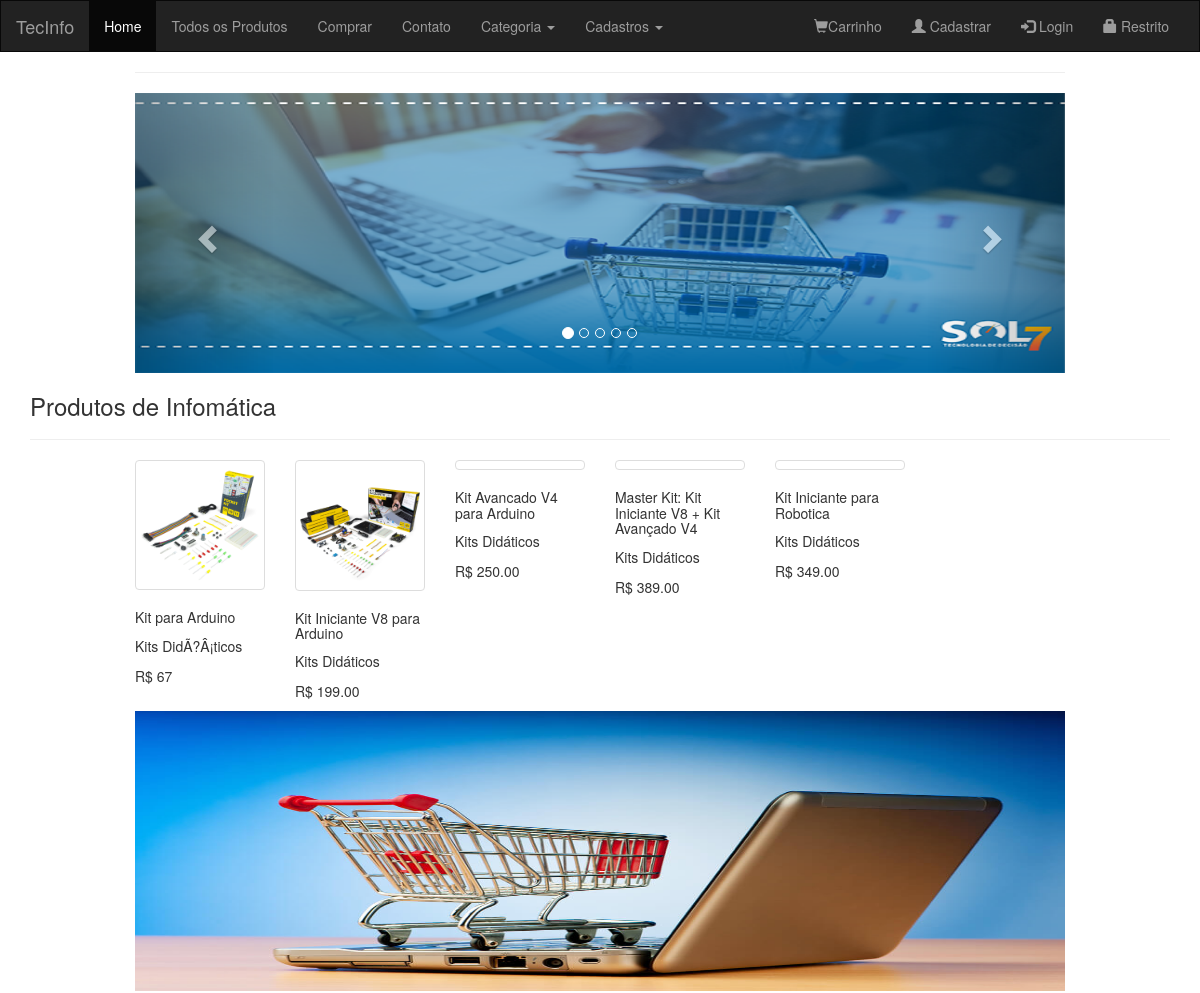
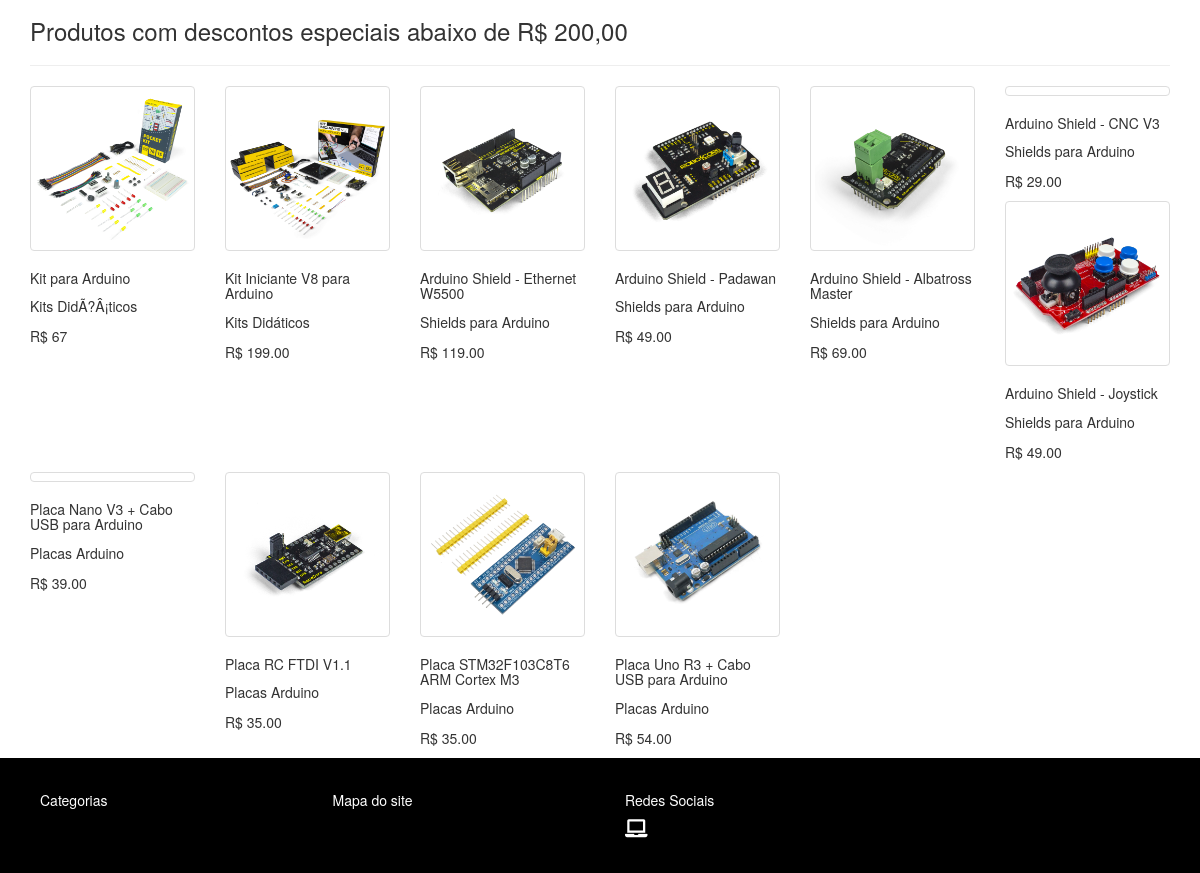
The page / on the database its author committed (2 pictures, top to bottom).
### tables this page shows
CREATE TABLE `produto` (
  `codproduto` int(11) NOT NULL,
  `descricao` varchar(150) NOT NULL,
  `categoria` varchar(100) NOT NULL,
  `preco` varchar(12) NOT NULL,
  `imagem` varchar(200) NOT NULL
);

### index.php (the view, shortened to what this page needs)
<?php
include('conexao.php');
$sql = "select * from produto";
$sql2 = "SELECT * FROM produto where preco <=200";
$resultado2 = mysqli_query($conexao,$sql2);
$resultado = mysqli_query($conexao,$sql);
include 'header.php';
?>
<div class="container" style="width:80%;">
<hr>
 <div id="myCarousel" class="carousel slide" data-ride="carousel">
    <ol class="carousel-indicators">
	  <li data-target="#myCarousel" data-slide-to="0" class="active"></li>
      <li data-target="#myCarousel" data-slide-to="1"></li>
      <li data-target="#myCarousel" data-slide-to="2"></li>
	  <li data-target="#myCarousel" data-slide-to="3"></li>
	  <li data-target="#myCarousel" data-slide-to="4"></li>
	</ol>
      <div class="carousel-inner">
         <div class="item active">
           <img class="img-responsive" src="img/j1.png"  style="width:100%;height:20em;">
         </div>
       </div>
       <a class="left carousel-control" href="#myCarousel" data-slide="prev">
      <span class="glyphicon glyphicon-chevron-left"></span>
    </a>
    <a class="right carousel-control" href="#myCarousel" data-slide="next">
      <span class="glyphicon glyphicon-chevron-right"></span>
    </a>
 </div>
</div>
<div class="frase container">
    <h3>Produtos de Infomática</h3>
     <hr>
 </div>
<section class="container" style="width:80%;">
    <div class="row">
       <?php
         $i = 1;
          do {
            ($dados = mysqli_fetch_array($resultado));
		?>
       <div class="col-lg-2 container">
          <div class="thumbnail">
             <a href="produtop.php?codproduto=<?= $dados['codproduto']; ?>">
             <img src="fotosprodutos/<?= $dados['imagem']; ?>" alt="" class="img-fluid"></a>
          </div>
          <div class="descricao">
           <h5><?php echo $dados['descricao']; ?></h5>
           <p><?php echo $dados['categoria']; ?></p>
			<p><?php echo "R$ ";
			echo $dados['preco']; ?>
            </p>
          </div>
      </div>
     <?php
        $i++;
         } while ($i<6);
     ?>
    </div>
</section>
 <div class="container" style="width:80%;">
            <img class="img-responsive" src="img/j3.jpg"style="width:100%;height:20em;">
</div>
<section class="container row-fluid">
   <div class="frase">
    <h3>Produtos com descontos especiais abaixo de R$ 200,00</h3>
    <hr>
    <div class="row">
        <?php
         $i = 1;
         do {
          ($dados = mysqli_fetch_array($resultado2));
           ?>
    <div class="col-lg-2 container">
        <div class="thumbnail">
            <a href="produtop.php?codproduto=<?= $dados['codproduto']; ?>">
			<img src="fotosprodutos/<?= $dados['imagem']; ?>" alt="" class="img-fluid"></a>
        </div>
          <h5><?php echo $dados['descricao']; ?></h5>
          <p><?php echo $dados['categoria']; ?></p>
		<p><?php echo "R$ "; echo $dados['preco']; ?></p>
    </div>
   <?php
        $i++;
     } while ($i<12);
   ?>
    </div>
   </div>
</section>
<?php include "footer.php";?>

### header.php (shortened to what this page needs)
<!DOCTYPE html>
<html lang="pt">
<head>
  <link rel="stylesheet" href="https://maxcdn.bootstrapcdn.com/bootstrap/3.4.0/css/bootstrap.min.css">
    <link rel="stylesheet" href="css/estilo.css">
</head>
<body>
<nav class="navbar navbar-inverse">
  <div class="container-fluid">
    <div class="navbar-header">
      <a class="navbar-brand" href="#">TecInfo</a>
    </div>
    <div class="collapse navbar-collapse" id="myNavbar">
      <ul class="nav navbar-nav">
        <li class="active"><a href="index.php">Home</a></li>
        <li><a href="produtos.php">Todos os Produtos</a></li>
        <li><a href="comprar.php">Comprar</a></li>
        <li><a href="#">Contato</a></li>
	<li class="dropdown"><a class="dropdown-toggle" data-toggle="dropdown" href="#">Categoria <span class="caret"></span></a>
      </li>
	  	<li class="dropdown"><a class="dropdown-toggle" data-toggle="dropdown" href="#">Cadastros <span class="caret"></span></a>
      </li>
      </ul>
      <ul class="nav navbar-nav navbar-right">
	<li class="nav-item">
		<li><a class="nav-link" href="carrinho.php"><span  class="glyphicon glyphicon-shopping-cart"></span>Carrinho</a></li>
		</li>
      <li><a href="cliente.php"><span class="glyphicon glyphicon-user"></span> Cadastrar</a></li>
      <li><a href="login.php"><span class="glyphicon glyphicon-log-in"></span> Login</a></li>
	  <li><a href="admin/login.php"><span class="glyphicon glyphicon-lock"></span> Restrito</a></li>
    </ul>
    </div>
  </div>
</nav>

### footer.php (shortened to what this page needs)
<link rel='stylesheet' href='https://use.fontawesome.com/releases/v5.7.0/css/all.css'>
<footer class="footer">
  <div class="container">
            <div class="row">
                <div class="col-sm-3">
                    <h5>Categorias</h5>
                </div>
                <div class="col-sm-3">
					<h5>Mapa do site</h5>
                </div>
                <div class="col-sm-3">
                    <h5>Redes Sociais</h5>
					<h4><i class="fas fa-laptop" aria-hidden="true"><a href="facebook.com.br"></i></h4>
                </div>
            </div>
     </div>
</footer>
</body>
</html>

### css/estilo.css (style rules this page uses)
.footer { background-color:#000000; color:#FFFFFF; }

### header.php (style rules this page uses)
.navbar { margin-bottom: 0; border-radius: 0; }
footer { background-color: #f2f2f2; padding: 25px; }
.carousel-inner img { width: 100%; margin: auto; min-height:200px; }

### rows shown on the page
produto: imagem (picture), descricao "Kit para Arduino", categoria "Kits DidÃ?Â¡ticos", preco "67"
produto: imagem (picture), descricao "Kit Iniciante V8 para Arduino", categoria "Kits Didáticos", preco "199.00"
produto: descricao "Kit Avancado V4 para Arduino", categoria "Kits Didáticos", preco "250.00"
produto: descricao "Master Kit: Kit Iniciante V8 + Kit Avançado V4", categoria "Kits Didáticos", preco "389.00"
produto: descricao "Kit Iniciante para Robotica", categoria "Kits Didáticos", preco "349.00"
produto: imagem (picture), descricao "Arduino Shield - Ethernet W5500", categoria "Shields para Arduino", preco "119.00"
produto: imagem (picture), descricao "Arduino Shield - Padawan", categoria "Shields para Arduino", preco "49.00"
produto: imagem (picture), descricao "Arduino Shield - Albatross Master", categoria "Shields para Arduino", preco "69.00"
produto: descricao "Arduino Shield - CNC V3", categoria "Shields para Arduino", preco "29.00"
produto: imagem (picture), descricao "Arduino Shield - Joystick", categoria "Shields para Arduino", preco "49.00"
produto: descricao "Placa Nano V3 + Cabo USB para Arduino", categoria "Placas Arduino", preco "39.00"
produto: imagem (picture), descricao "Placa RC FTDI V1.1", categoria "Placas Arduino", preco "35.00"
produto: imagem (picture), descricao "Placa STM32F103C8T6 ARM Cortex M3", categoria "Placas Arduino", preco "35.00"
produto: imagem (picture), descricao "Placa Uno R3 + Cabo USB para Arduino", categoria "Placas Arduino", preco "54.00"
